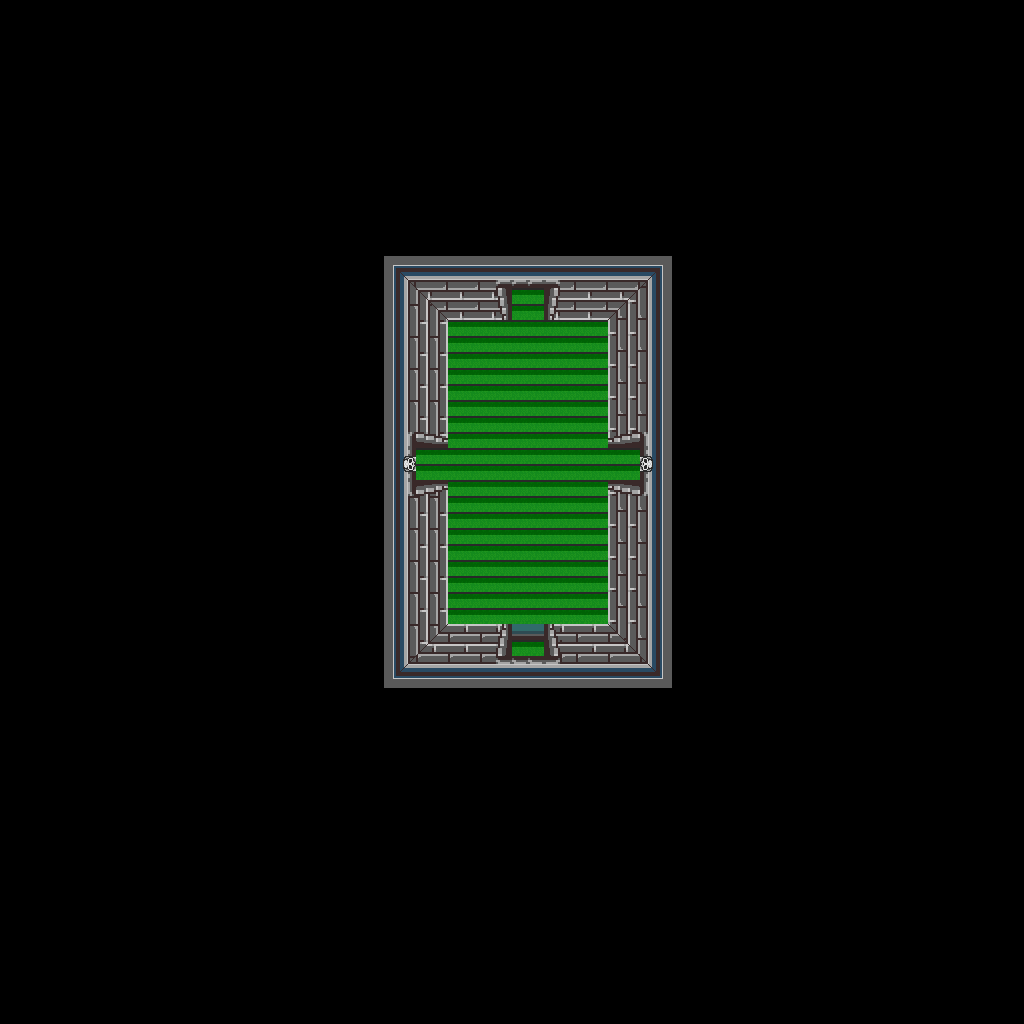

This is a level from a 2D game, rendered from its Tiled map with the project's own tilesets. A one-line summary and the map file follow, with tile-layer data summarised:
An orthogonal 64x64 tile map with 16x16 px tiles, 1 tile layer (base), 1 hidden layer not drawn and 13 objects.

<map version="1.10" tiledversion="1.12.1" orientation="orthogonal" renderorder="right-down" width="64" height="64" tilewidth="16" tileheight="16" infinite="0" nextlayerid="3" nextobjectid="14">
 <tileset firstgid="1" source="../classiciphone_pics4.tsx" />
 <layer id="1" name="base" width="64" height="64">
  <data>[4096 cells, 4096 non-empty, 79 distinct tile ids]</data>
 </layer>
 <layer id="2" name="collision" width="64" height="64" visible="0">
  <properties><property name="collision" value="true" /></properties>
  <data>[4096 cells, 3890 non-empty, 1 distinct tile ids]</data>
 </layer>
 <objectgroup id="3" name="npcs">
  <object id="1" x="512.0" y="624.0" width="16" height="16">
   <properties>
    <property name="gani" value="spiralstaird.png" />
    <property name="script" type="string">-- Auto-converted from GraalScript
-- // NPC made by Calista MidNight
-- [CLIENT-SIDE — server no-op]
-- if (created) {dontblock; drawunderplayer;
-- }</property>
   </properties>
  </object>
  <object id="2" x="512.0" y="656.0" width="16" height="16">
   <properties>
    <property name="gani" value="vvblackrose.png" />
    <property name="script" type="string">-- Auto-converted from GraalScript
-- // NPC made by Calista MidNight
-- [CLIENT-SIDE — server no-op]
-- if (created) {
-- x=x+.25;
-- y=y+.25;
-- }
-- if (playertouchsme) {
-- }</property>
   </properties>
  </object>
  <object id="3" x="512.0" y="288.0" width="16" height="16">
   <properties>
    <property name="gani" value="spiralstairu.png" />
    <property name="script" type="string">-- Auto-converted from GraalScript
-- // NPC made by Calista MidNight
-- [CLIENT-SIDE — server no-op]
-- if (created) {dontblock; drawunderplayer;
-- }</property>
   </properties>
  </object>
  <object id="4" x="512.0" y="272.0" width="16" height="16">
   <properties>
    <property name="gani" value="vvblackrose.png" />
    <property name="script" type="string">-- Auto-converted from GraalScript
-- // NPC made by Calista MidNight
-- [CLIENT-SIDE — server no-op]
-- if (created) {dontblock; drawoverplayer;
-- x=x+.25;
-- }</property>
   </properties>
  </object>
  <object id="5" x="576.0" y="288.0" width="16" height="16">
   <properties>
    <property name="gani" value="vvwallbanner.png" />
    <property name="script" type="string">-- Auto-converted from GraalScript
-- // NPC made by Lady Calista MidNight (Ventrue)
-- if (created) {
end
-- if (playertouchsme) {
end</property>
   </properties>
  </object>
  <object id="6" x="464.0" y="288.0" width="16" height="16">
   <properties>
    <property name="gani" value="vvwallbanner.png" />
    <property name="script" type="string">-- Auto-converted from GraalScript
-- // NPC made by Lady Calista MidNight (Ventrue)
-- if (created) {
end
-- if (playertouchsme) {
end</property>
   </properties>
  </object>
  <object id="7" x="576.0" y="560.0" width="16" height="16">
   <properties>
    <property name="gani" value="redlampani.png" />
    <property name="script" type="string">-- Auto-converted from GraalScript
-- // NPC made by Lady Calista MidNight (Ventrue)
-- if (created) {
end
-- if (playertouchsme) {
end</property>
   </properties>
  </object>
  <object id="8" x="448.0" y="560.0" width="16" height="16">
   <properties>
    <property name="gani" value="redlampani.png" />
    <property name="script" type="string">-- Auto-converted from GraalScript
-- // NPC made by Lady Calista MidNight (Ventrue)
-- if (created) {
end
-- if (playertouchsme) {
end</property>
   </properties>
  </object>
  <object id="9" x="496.0" y="448.0" width="16" height="16">
   <properties>
    <property name="gani" value="vvsig.png" />
    <property name="script" type="string">-- Auto-converted from GraalScript
-- // NPC made by Lady Calista MidNight (Ventrue)
-- [CLIENT-SIDE — server no-op]
-- if (created) {dontblock; drawunderplayer;
-- }
-- if (playertouchsme) {dontblock; drawunderplayer;
-- }</property>
   </properties>
  </object>
  <object id="10" x="416.0" y="448.0" width="16" height="16">
   <properties>
    <property name="gani" value="spiralstairl.png" />
    <property name="script" type="string">-- Auto-converted from GraalScript
-- // NPC made by Lady Calista MidNight (Ventrue)
-- [CLIENT-SIDE — server no-op]
-- if (created) {dontblock; drawunderplayer;
-- }</property>
   </properties>
  </object>
  <object id="11" x="608.0" y="448.0" width="16" height="16">
   <properties>
    <property name="gani" value="spiralstairr.png" />
    <property name="script" type="string">-- Auto-converted from GraalScript
-- // NPC made by Lady Calista MidNight (Ventrue)
-- [CLIENT-SIDE — server no-op]
-- if (created) {dontblock; drawunderplayer;
-- }</property>
   </properties>
  </object>
  <object id="12" x="528.0" y="512.0" width="16" height="16">
   <properties>
    <property name="gani" value="light2.png" />
    <property name="script" type="string">-- Auto-converted from GraalScript
-- // NPC made by Lady Calista MidNight (Ventrue)
-- if (created) {
-- setimg light2.png;
self.dontblock = true
end
-- [CLIENT-SIDE — server no-op]
-- if (playerenters) {
-- setcoloreffect 2,1,0,0.30;
-- drawaslight;
-- }</property>
   </properties>
  </object>
  <object id="13" x="400.0" y="512.0" width="16" height="16">
   <properties>
    <property name="gani" value="light2.png" />
    <property name="script" type="string">-- Auto-converted from GraalScript
-- // NPC made by Lady Calista MidNight (Ventrue)
-- if (created) {
-- setimg light2.png;
self.dontblock = true
end
-- [CLIENT-SIDE — server no-op]
-- if (playerenters) {
-- setcoloreffect 2,1,0,0.30;
-- drawaslight;
-- }</property>
   </properties>
  </object>
 </objectgroup>
</map>
